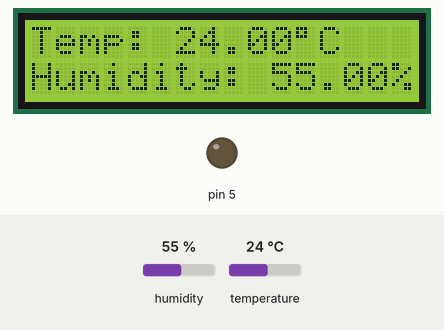
This sketch was run on a simulated Arduino Uno, built with avr-gcc and run on an emulated ATmega328P. On the bench: 16×2 character LCD, output pins drawn as LEDs (lit = HIGH). Dashed ring = blinking. The inputs (shaded band) are chosen by the test bench; at power-on: temperature 24 °C, humidity 55 %.

Above: at 1.2 s.
1.3 s: temperature set to 33 °C
At 3.5 s:
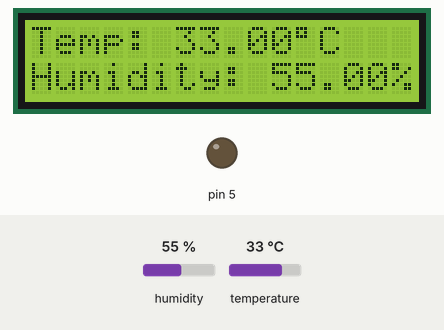
4.1 s: temperature set to 36 °C
At 4.46 s:
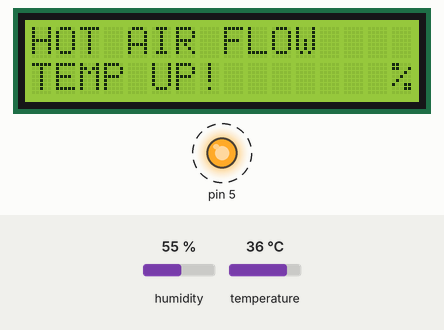
6.9 s: temperature set to 12 °C
At 10.6 s:
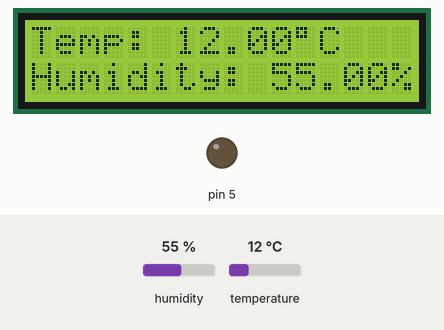
10.9 s: humidity set to 22 %
At 12.3 s:
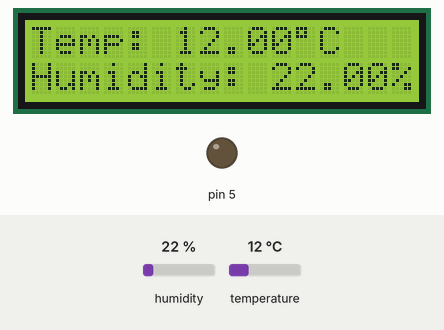
Timing chart, 0 to 13.9 s (numbered marks = the images above; inputs shaded):
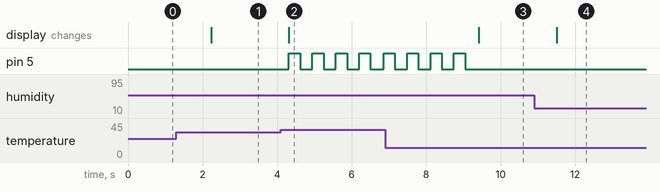

The sketch:

sketch.ino
```cpp
#include <Wire.h>
#include <LiquidCrystal_I2C.h>
#include <DHT.h>
#define DHTPIN 2
#define DHTTYPE DHT11
DHT dht(DHTPIN, DHTTYPE);
LiquidCrystal_I2C lcd(0x27,16,2);
void setup() {
  lcd.init();
  lcd.backlight();
  dht.begin();
  pinMode(5, OUTPUT); }
void loop() {
  float temp = dht.readTemperature();
  float hum = dht.readHumidity();
  if(temp >= 35){
    lcd.setCursor(0,0);
    lcd.print("HOT AIR FLOW   ");
    lcd.setCursor(0,1);
    lcd.print("TEMP UP!       ");
    digitalWrite(5, HIGH);
    delay(300);
    digitalWrite(5, LOW);
    delay(300); }
  else{
    digitalWrite(5, LOW);
    lcd.setCursor(0,0);
    lcd.print("Temp: ");
    lcd.print(temp);
    lcd.print((char)223);
    lcd.print("C      ");
    lcd.setCursor(0,1);
    lcd.print("Humidity: ");
    lcd.print(hum);
    lcd.print("%     ");
    delay(1000); }
   }
```

Measured:
- the behaviour switches between 34 and 35 °C on temperature (found by bisection; images 1 and 2)
- after the input at 1.3 s, the display: changes after 0.93 s (image 1)
- after the input at 4.1 s, pin 5: alternates HIGH for 0.30 s and LOW for 0.33 s, starting after 0.22 s; the display: changes after 0.22 s (image 2)
- after the input at 6.9 s, pin 5: goes on until 9.0 s, then stays LOW; the display: changes after 2.5 s (image 3)
- after the input at 10.9 s, the display: changes after 0.61 s (image 4)
